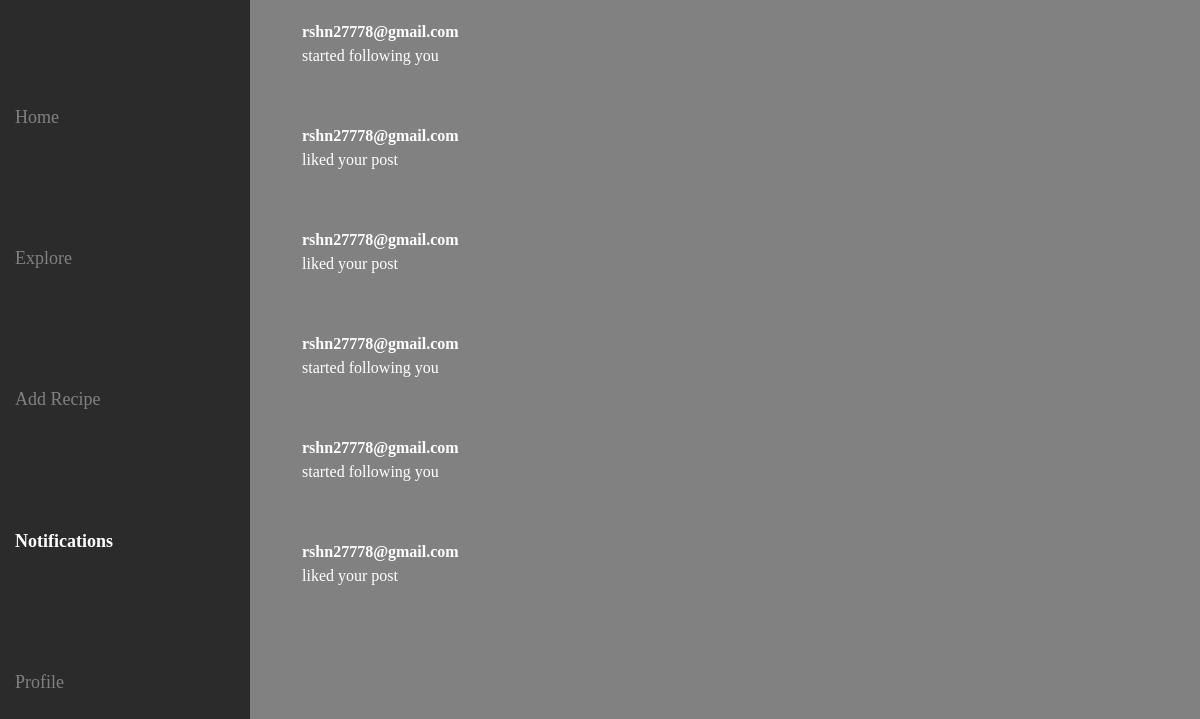
The page /notifications (signed in) on the database its author committed.
### app/models.py (models this page shows, shortened)
class Notification(models.Model):
    user = models.ForeignKey(User, on_delete=models.CASCADE)
    message = models.TextField()
    read = models.BooleanField(default=False)

### app/views.py (the view)
# urls.py: path('notifications',views.notifications_view),
def notifications_view(req):
    user=User.objects.get(username=req.session['user'])
    notifications = Notification.objects.filter(user=user)
    notifications.filter(read=False).update(read=True)
    return render(req, 'notifications.html', {'notifications': notifications})

### templates/notifications.html (shortened to what this page needs)
<!DOCTYPE html>
<html lang="en">
<head>
    {% load static %}
    <link rel="stylesheet" href="https://cdnjs.cloudflare.com/ajax/libs/font-awesome/6.7.2/css/all.min.css"
 />
    <link href="https://cdn.jsdelivr.net/npm/bootstrap@5.3.3/dist/css/bootstrap.min.css" rel="stylesheet">
    <link rel="stylesheet" href="{% static 'css/style.css' %}">
</head>
<body>
    <div id="sidebar" class="sidebar">
        <a href="userHome"><span>Home</span></a>
        <a href="explore"><span>Explore</span></a>
        <a href="addRecipe"><span>Add Recipe</span></a>
        <div class="notification">
            <a href="notifications" class="active"><span>Notifications</span></a>
        </div>
        <a href="profile"><span>Profile</span></a>
    </div>
    <div class="notifications main">
            <ul>
                {% for notification in notifications %}
                <li>
                    {% if not notification.read %}
                    <a href="viewUser/{{notification.user.pk}}"><strong>{{ notification.user.username }}</strong></a>
                    <p>{{ notification.message}}</p>
                    {% else %}
                    <a href="viewUser/{{notification.user.pk}}" style="text-decoration: none; color: white;"><strong>{{ notification.user.username }}</strong></a>
                    <p>{{ notification.message}}</p>
                    {% endif %}
                </li>
                {% empty %}
                <p>No notifications</p>
                {% endfor %}
            </ul>
        </div>
</body>
</html>

### static/css/style.css (style rules this page uses)
body { background-color: #818181; color: white; font-family: 'Rokkitt'; }
.sidebar { height: 100%; width: 250px; position: fixed; top: 0; left: 0; background-color: #111111c1; transition: 0.3s; z-index: 10; display: flex; flex-direction: column; justify-content:space-evenly; }
.sidebar a { padding: 10px 15px; text-decoration: none; font-size: 18px; color: #818181; display: block; transition: 0.3s; }
.sidebar .active { color: white; font-weight: 700; }
.main { padding: 0; padding-left: 250px; margin-bottom: 50px; }
.notification { position: relative; }
.notifications ul li { list-style-type: none; padding: 20px; }
a { text-decoration: none; color: white; }
@media screen and (min-width: 501px) { .sidebar a span { display: none; } }
@media screen and (min-width: 501px) { .sidebar a span { display: inline; } }

### rows shown on the page
Notification: user.username "rshn27778@gmail.com", message "started following you"
Notification: user.username "rshn27778@gmail.com", message "liked your post"
Notification: user.username "rshn27778@gmail.com", message "liked your post"
Notification: user.username "rshn27778@gmail.com", message "started following you"
Notification: user.username "rshn27778@gmail.com", message "started following you"
Notification: user.username "rshn27778@gmail.com", message "liked your post"
